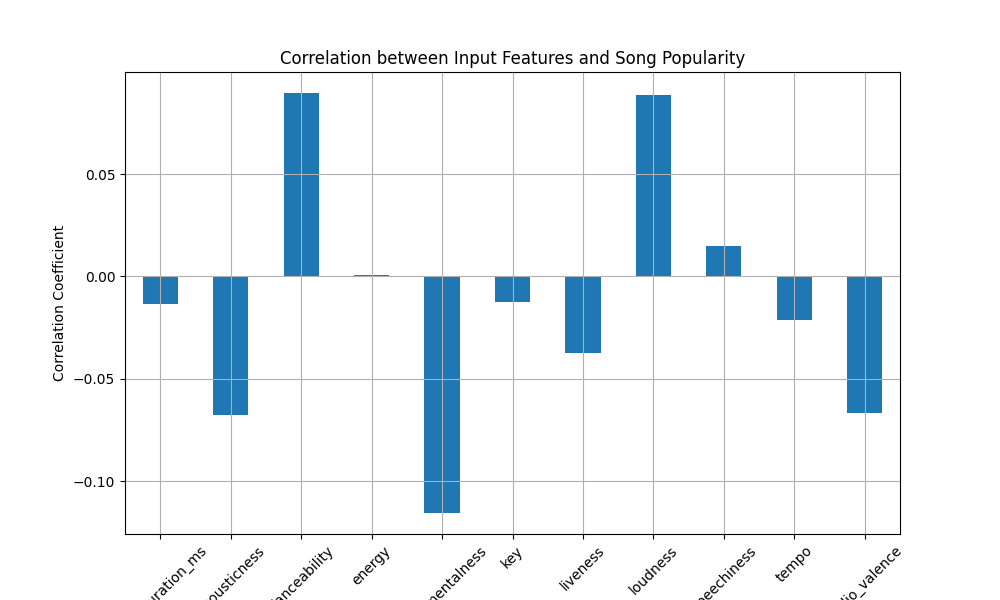

The script that saved this image:
import pandas as pd
import matplotlib.pyplot as plt

data = pd.read_csv('HW1.csv')


correlation = data.corr()['song_popularity'].drop('song_popularity')


plt.figure(figsize=(10, 6))
correlation.plot(kind='bar')
plt.xlabel('Input Features')
plt.ylabel('Correlation Coefficient')
plt.title('Correlation between Input Features and Song Popularity')
plt.xticks(rotation=45)
plt.grid(True)
plt.savefig('correlation.png')